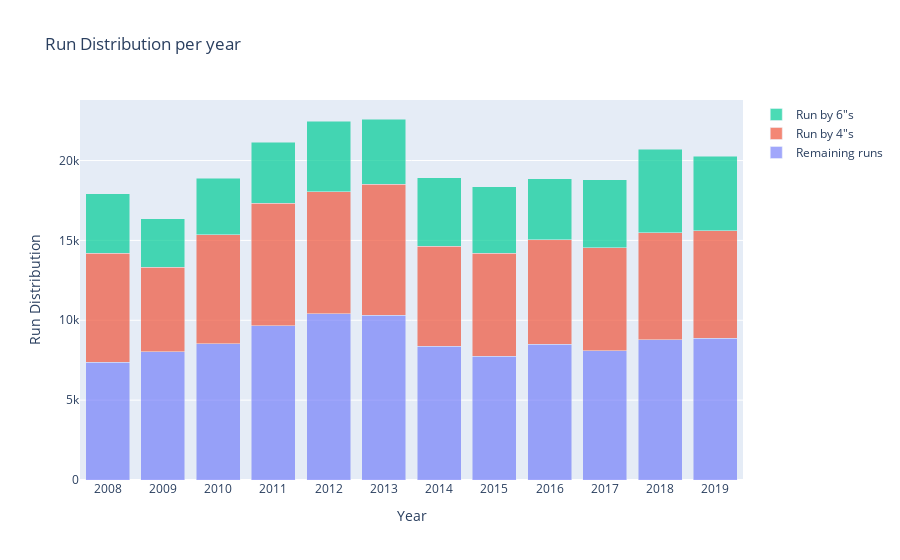

Write notebook code for a chart like this one.
### Code cell
# 3 traces for each of the category combined in a bar graph
trace1 = go.Bar(
    x=Season_boundaries['season'],
    y=Season_boundaries['total_runs']-(Season_boundaries['6"s']+Season_boundaries['4"s']),
    name='Remaining runs',opacity=0.6)

trace2 = go.Bar(
    x=Season_boundaries['season'],
    y=Season_boundaries['4"s'],
    name='Run by 4"s',opacity=0.7)

trace3 = go.Bar(
    x=Season_boundaries['season'],
    y=Season_boundaries['6"s'],
    name='Run by 6"s',opacity=0.7)


data = [trace1, trace2, trace3]
layout = go.Layout(title="Run Distribution per year",barmode='stack',xaxis = dict(tickmode='linear',title="Year"),
                                    yaxis = dict(title= "Run Distribution"))

fig = go.Figure(data=data, layout=layout)
iplot(fig)

### Figure 1 — Plotly figure (JSON) as saved in the notebook; plotly's stock layout.template omitted (floating-point values rounded to 4 significant figures)
{"data": [{"name": "Remaining runs", "opacity": 0.6, "type": "bar", "x": [2008, 2009, 2010, 2011, 2012, 2013, 2014, 2015, 2016, 2017, 2018, 2019], "y": [7387, 8021, 8525, 9656, 10411, 10300, 8389, 7757, 8496, 8102, 8796, 8862]}, {"name": "Run by 4\"s", "opacity": 0.7, "type": "bar", "x": [2008, 2009, 2010, 2011, 2012, 2013, 2014, 2015, 2016, 2017, 2018, 2019], "y": [6812, 5284, 6836, 7664, 7644, 8216, 6252, 6444, 6532, 6448, 6696, 6740]}, {"name": "Run by 6\"s", "opacity": 0.7, "type": "bar", "x": [2008, 2009, 2010, 2011, 2012, 2013, 2014, 2015, 2016, 2017, 2018, 2019], "y": [3738, 3048, 3522, 3834, 4398, 4086, 4290, 4152, 3834, 4236, 5214, 4668]}], "layout": {"barmode": "stack", "title": {"text": "Run Distribution per year"}, "xaxis": {"tickmode": "linear", "title": {"text": "Year"}}, "yaxis": {"title": {"text": "Run Distribution"}}}}
